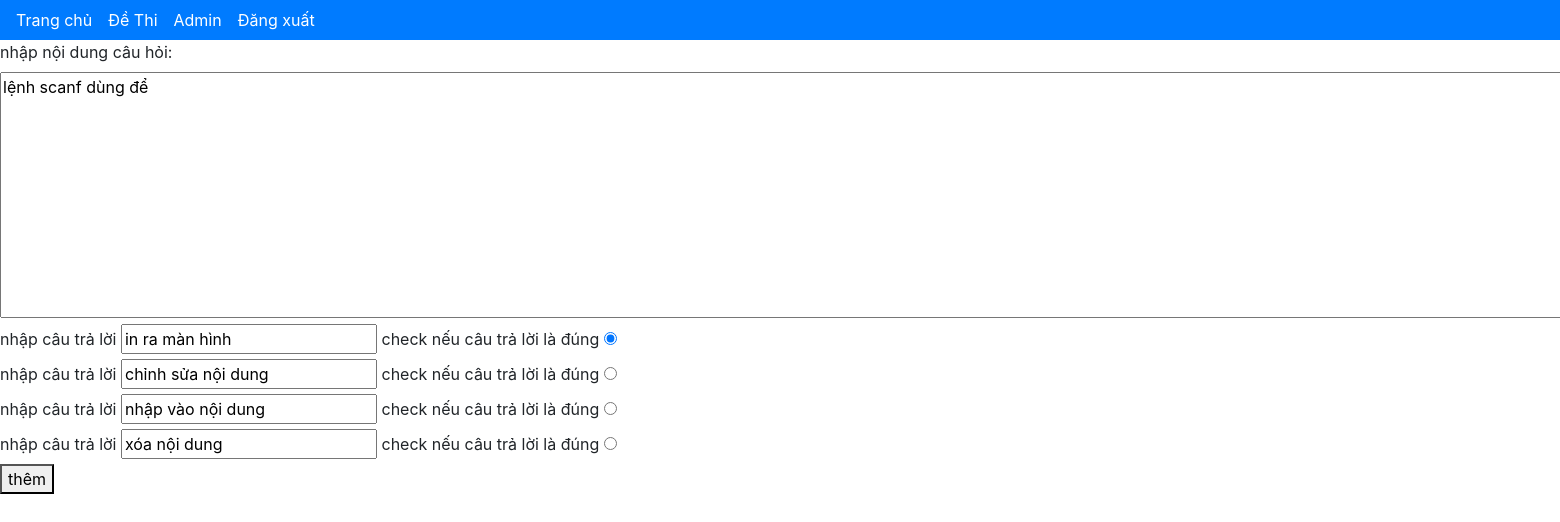
The app's page /editCauHoi.php?maDT=1&maCH=1 (signed in) with its own data.
### tables this page shows
create table CAUHOI (
maCH int(8) primary key NOT NULL auto_increment,
maDT int(8),
ndCauHoi varchar(255),
foreign key (maDT) references DETHI(maDT)
);

create table TRALOI(
maTL int(8) primary key NOT NULL auto_increment,
maCH int(8) NOT NULL,
dapan int(1) NOT NULL,
ndTraLoi varchar(255) NOT NULL,
vitri char(1) Not null,
foreign key (maCH) references CAUHOI(maCH)
);

### lib/Psr4AutoloaderClass.php (called while the page is built, shortened)
<?php
class Psr4AutoloaderClass
{
	protected $prefixes = array();
	public function addNamespace($prefix, $base_dir, $prepend = false)
	{
		$prefix = trim($prefix, '\\') . '\\';
		$base_dir = rtrim($base_dir, DIRECTORY_SEPARATOR) . '/';
		if (isset($this->prefixes[$prefix]) === false) {
			$this->prefixes[$prefix] = array();
		}
		if ($prepend) {
			array_unshift($this->prefixes[$prefix], $base_dir);
		} else {
			array_push($this->prefixes[$prefix], $base_dir);
		}
	}
	public function loadClass($class)
	{
		$prefix = $class;
		while (false !== $pos = strrpos($prefix, '\\')) {
			$prefix = substr($class, 0, $pos + 1);
			$relative_class = substr($class, $pos + 1);
			$mapped_file = $this->loadMappedFile($prefix, $relative_class);
			if ($mapped_file) {
				return $mapped_file;
			}
			$prefix = rtrim($prefix, '\\');
		}
		return false;
	}
	protected function loadMappedFile($prefix, $relative_class)
	{
		foreach ($this->prefixes[$prefix] as $base_dir) {
			$file = $base_dir
				. str_replace('\\', '/', $relative_class)
				. '.php';
			if ($this->requireFile($file)) {
				return $file;
			}
		}
		return false;
	}
	protected function requireFile($file)
	{
		if (file_exists($file)) {
			return true;
		}
		return false;
	}
}

### src/controlCauHoi.php (called while the page is built, shortened)
<?php
class controlCauHoi{
    private $db;
    public function __construct($pdo)
    {
        $this->db = $pdo;
    }
public function getCauHoiTheoCauHoi($maCH){
    $statement = $this->db->prepare('select * from cauhoi where maCH like :maCH');
    $statement->execute(array('maCH'=>$maCH));
    if($row = $statement->fetch()){
        $this->fillFromCH($row);
    }
    return $this;
}
protected function fillFromCH(array $row)
{
    return $this;
}
}

### src/controlTraLoi.php (called while the page is built, shortened)
<?php
class controlTraLoi{
private $db;
public function __construct($pdo)
{
    $this->db = $pdo;
}
public function getTraLoiTheoCauHoi($maCH){
    $allTraLoi = [];
    $statement = $this->db->prepare('select * from traloi where maCH like :maCH');
    $statement->execute(array('maCH'=>$maCH));
    while($row = $statement->fetch()){
        $TraLoi = new controlTraLoi($this->db);
        $TraLoi->fillFromDT($row);
        $allTraLoi[] =$TraLoi;
    }
    return $allTraLoi;
}
protected function fillFromDT(array $row)
{
    return $this;
}
}

### Public/editCauHoi.php (the view, shortened to what this page needs)
<?php
    require_once '../connectData.php';
?>
<!DOCTYPE html>
<html lang="en">
<head>
    <link rel="stylesheet" href="https://cdn.jsdelivr.net/npm/bootstrap@4.6.0/dist/css/bootstrap.min.css"
>
</head>
<body>
    <?php require_once '../Compoinent/header.php' ?>
    <?php
    $controlCauHoi = new controlCauHoi($PDO);
    $controlTraLoi = new controlTraLoi($PDO);
    $maCH= isset($_REQUEST['maCH']) ?
    filter_var($_REQUEST['maCH']) : -1;
    $CauHoi=$controlCauHoi->getCauHoiTheoCauHoi($maCH);
    $allCauTL= $controlTraLoi->getTraLoiTheoCauHoi($maCH);
    $dem=1;
    ?>
    <form action="" method='post'>
        <label for="ndCauHoi">nhập nội dung câu hỏi:</label>
        <textarea name="ndCauHoi" id="ndCauHoi" cols="180" rows="10"><?=$CauHoi->ndCauHoi?></textarea>
        <?php foreach($allCauTL as $TraLoi):?>
        <label for="ndTraLoi1">nhập câu trả lời</label>
        <input type="text" name='<?='ndTraLoi'.$dem?>' id='<?='ndTraLoi'.$dem?>' value="<?=$TraLoi->ndTraLoi?>">
        <label for="<?='TL'.$dem?>">check nếu câu trả lời là đúng</label>
        <input <?php if($TraLoi->dapan==1):?> checked="checked" <?php endif?> type="radio" name='dapan' id='<?='TL'.$dem?>' value="<?=$dem?>"><br>
        <?php $dem++?>
        <?php endforeach?>
        <button type='submit'>thêm</button>
    </form>
</body>
</html>

### records on screen
cauhoi: ndCauHoi "lệnh scanf dùng để"
traloi: ndTraLoi1 "in ra màn hình", dapan "☑ check nếu câu trả lời là đúng"
traloi: ndTraLoi2 "chỉnh sửa nội dung", dapan "☐ check nếu câu trả lời là đúng"
traloi: ndTraLoi3 "nhập vào nội dung", dapan "☐ check nếu câu trả lời là đúng"
traloi: ndTraLoi4 "xóa nội dung", dapan "☐ check nếu câu trả lời là đúng"

### other values on screen
$_SESSION['hoten'] "Admin"
